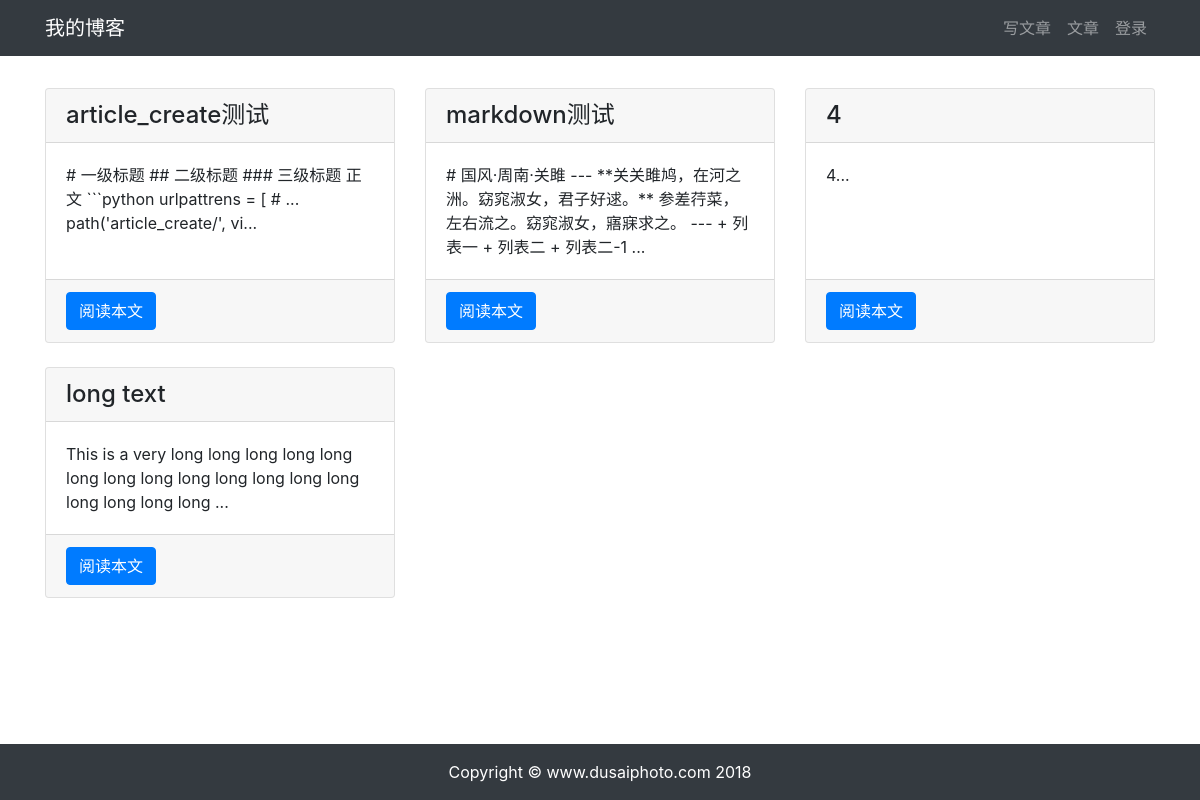
The page / on the database its author committed.
### article/models.py (models this page shows, shortened)
class ArticlePost(models.Model):
    author = models.ForeignKey(User, on_delete=models.CASCADE)
    title = models.CharField(max_length=100)
    body = models.TextField()
    created = models.DateTimeField(default=timezone.now)
    updated = models.DateTimeField(auto_now=True)
    class Meta:
        ordering = ('-created',)

### article/views.py (the view)
# urls.py: path('', article.views.article_list),
def article_list(request):
    articles = ArticlePost.objects.all()
    context = {'articles': articles}
    return render(request, 'article/list.html', context)

### templates/article/list.html (shortened to what this page needs)
{% extends "base.html" %}
{% load static %}
{% block content %}
    <div class="container">
        <br>
        <div class="row mt-2">
            {% for article in articles %}
                <div class="col-4 mb-4">
                    <div class="card h-100">
                        <h4 class="card-header">{{ article.title }}</h4>
                        <div class="card-body">
                            <p class="card-text">{{ article.body|slice:'100' }}...</p>
                        </div>
                        <div class="card-footer">
                            <a href="{% url 'article:article_detail' article.id %}" class="btn btn-primary">阅读本文</a>
                        </div>
                    </div>
                </div>
            {% endfor %}
        </div>
    </div>
{% endblock content %}

### rows shown on the page
ArticlePost: title "article_create测试", body "# 一级标题 ## 二级标题 ### 三级标题 正文 ```python urlpattrens = [ # ... path('article_create/', vi"
ArticlePost: title "markdown测试", body "# 国风·周南·关雎 --- **关关雎鸠，在河之洲。窈窕淑女，君子好逑。** 参差荇菜，左右流之。窈窕淑女，寤寐求之。 --- + 列表一 + 列表二 + 列表二-1"
ArticlePost: title "4", body "4"
ArticlePost: title "long text", body "This is a very long long long long long long long long long long long long long long long long long"
